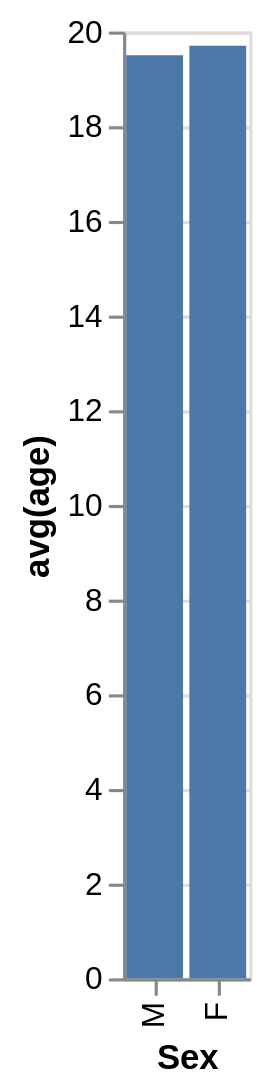

Describe this chart as a Vega-Lite specification.
### Vega-Lite specification from a JSON file in a GitHub repository (floating-point values rounded to 4 significant figures)
{"data": {"values": [{"x_data": "F", "y_data": 19.7}, {"x_data": "M", "y_data": 19.5}]}, "mark": "bar", "encoding": {"x": {"field": "x_data", "type": "nominal", "title": "Sex", "sort": "descending"}, "y": {"field": "y_data", "type": "quantitative", "title": "avg(age)"}}}
